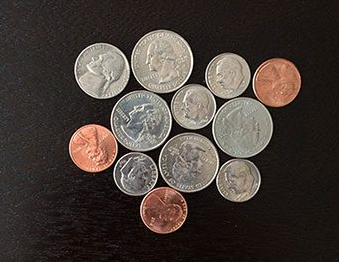
#> input picture app/segmentation/watershed test/coins4.png, 339 x 262 px
$ python watershed_gpt.py
#> lines starting #> are read from the running program, lines starting #| are printed output that depends on the picture; after the words box and inside, x2 and y2 are one past the last pixel; in counts of white or black regions, pixels touching at a corner belong together
import cv2
import matplotlib.pyplot as plt
import numpy as np

# Lê a imagem
image = cv2.imread('coins4.png')
#> image is the input picture: shape (262, 339, 3); mean B, G, R 55.6, 60.9, 70.4
image_rgb = cv2.cvtColor(image, cv2.COLOR_BGR2RGB)

# Converte para escala de cinza
gray = cv2.cvtColor(image, cv2.COLOR_BGR2GRAY)

# Se o fundo for claro, inverter a imagem
if np.mean(gray) > 127:
    gray = cv2.bitwise_not(gray)

# Aplicar filtro Gaussiano para suavizar ruídos
blur = cv2.GaussianBlur(gray, (7, 7), 0)
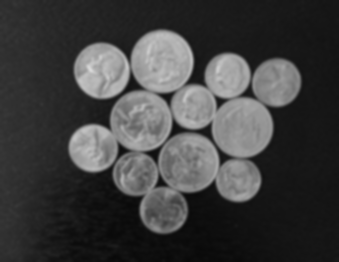
#> blur: shape (262, 339); min 8, max 217, mean 63.1

# Aplica limiarização de Otsu
_, binary = cv2.threshold(blur, 0, 255, cv2.THRESH_BINARY + cv2.THRESH_OTSU)
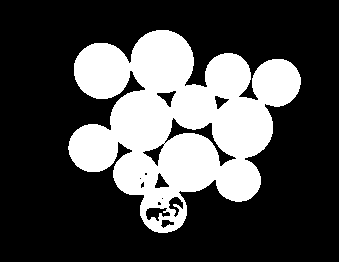
#> binary: shape (262, 339); 29.3% white; 1 white region, box (x1, y1, x2, y2) and area: (68, 30, 301, 233) 26046

# Remover pequenos ruídos com "closing" para fechar buracos
kernel = np.ones((3, 3), np.uint8)
cleaned = cv2.morphologyEx(binary, cv2.MORPH_CLOSE, kernel, iterations=2)
#> cleaned: shape (262, 339); 30.3% white; 1 white region, box (x1, y1, x2, y2) and area: (68, 30, 301, 233) 26882

# Determinar o fundo certo (dilatação)
sure_bg = cv2.dilate(cleaned, kernel, iterations=3)
#> sure_bg: shape (262, 339); 35.7% white; 1 white region, box (x1, y1, x2, y2) and area: (65, 27, 304, 236) 31720

# Encontrar os objetos no primeiro plano usando a transformada de distância
dist_transform = cv2.distanceTransform(cleaned, cv2.DIST_L2, 5)
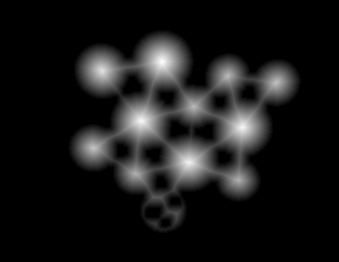
#> dist_transform: shape (262, 339) float32; min 0, max 31.17, mean 2.9; drawn with min black and max white
_, sure_fg = cv2.threshold(dist_transform, 0.5 * dist_transform.max(), 255, 0)  # Reduzido para separar melhor
#> sure_fg: shape (262, 339) float32; 5.6% white; 11 white regions, largest, box (x1, y1, x2, y2) and area: (144, 45, 179, 79) 878, (124, 105, 158, 139) 827, (226, 111, 258, 145) 779

# Definir áreas desconhecidas
sure_fg = np.uint8(sure_fg)
unknown = cv2.subtract(sure_bg, sure_fg)
#> unknown: shape (262, 339); 30.1% white; 1 white region, box (x1, y1, x2, y2) and area: (65, 27, 304, 236) 26759

# Exibe pré-processamento
fig, axes = plt.subplots(2, 3, figsize=(18, 6))
axes[0, 0].imshow(image_rgb)
axes[0, 0].set_title("Imagem Original")
axes[0, 0].axis("off")

axes[0, 1].imshow(gray, cmap='gray')
axes[0, 1].set_title("Escala de Cinza")
axes[0, 1].axis("off")

axes[0, 2].imshow(binary, cmap='gray')
axes[0, 2].set_title("Imagem Binarizada (Otsu)")
axes[0, 2].axis("off")

axes[1, 0].imshow(sure_bg, cmap='gray')
axes[1, 0].set_title("Fundo Certo")
axes[1, 0].axis("off")

axes[1, 1].imshow(dist_transform, cmap='gray')
axes[1, 1].set_title("Transformada de Distância")
axes[1, 1].axis("off")

axes[1, 2].imshow(sure_fg, cmap='gray')
axes[1, 2].set_title("Primeiro Plano Certo")
axes[1, 2].axis("off")

plt.tight_layout()
plt.show()

# Criar marcadores para Watershed
ret, markers = cv2.connectedComponents(sure_fg)
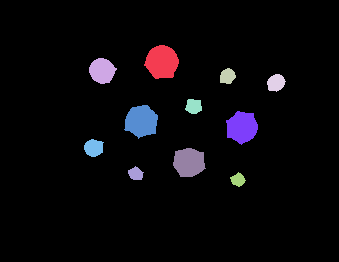
#> markers: shape (262, 339) int32; 12 distinct labels, from 0 to 11; one colour per label, 0 black
#> ret = 12
markers = markers + 1  # Evita que o fundo seja 0
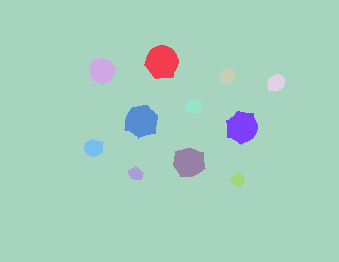
#> markers: shape (262, 339) int32; 12 distinct labels, from 1 to 12; one colour per label, 0 black
markers[unknown == 255] = 0  # Define a área desconhecida como 0
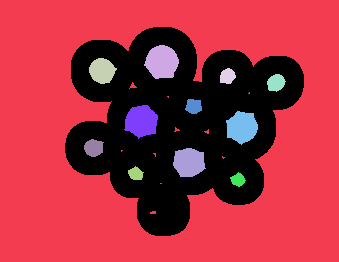
#> markers: shape (262, 339) int32; 13 distinct labels, from 0 to 12; one colour per label, 0 black

# Aplicar Watershed
cv2.watershed(image, markers)

# Criar imagem segmentada colorida
segmented = np.zeros_like(image_rgb)
for marker in np.unique(markers):
    if marker == -1:
        segmented[markers == marker] = [255, 0, 0]  # Bordas em vermelho
    elif marker == 1:
        segmented[markers == marker] = [0, 0, 0]    # Fundo em preto
    else:
        color = np.random.randint(0, 255, size=3)   # Cores aleatórias
        segmented[markers == marker] = color
#> this loop made 13 passes
#> color on passes 3 to 13: [172, 47, 117], [192, 67, 251], [195, 103, 9], [211, 21, 242], [36, 87, 70], [216, 88, 140], [58, 193, 230], [39, 87, 174], [88, 81, 165], [25, 77, 72], [9, 148, 115]
#> marker on pass 1: -1
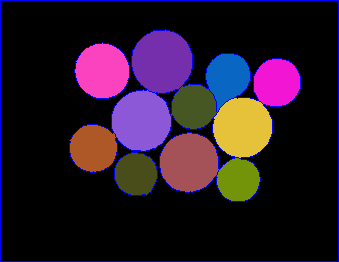
#> segmented: shape (262, 339, 3); mean of channels 0, 1, 2 39.7, 23.8, 39.7; drawn as B, G, R

# Exibir resultados
fig, axes = plt.subplots(1, 2, figsize=(16, 6))
axes[0].imshow(image_rgb)
axes[0].set_title("Imagem Original")
axes[0].axis("off")

axes[1].imshow(segmented)
axes[1].set_title("Segmentação Watershed")
axes[1].axis("off")

plt.show()

$ run again, with app/segmentation/watershed test/coins2.png copied over app/segmentation/watershed test/coins4.png
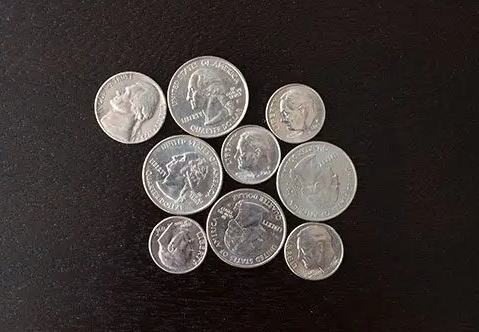
#> input picture app/segmentation/watershed test/coins2.png, 479 x 332 px
#> image is the input picture: shape (332, 479, 3); mean B, G, R 54.1, 56, 63
#> binary: shape (332, 479); 22.6% white; 1 white region, box (x1, y1, x2, y2) and area: (93, 56, 357, 280) 36004
#> cleaned: shape (332, 479); 23% white; 1 white region, box (x1, y1, x2, y2) and area: (93, 56, 357, 280) 36608
#> sure_bg: shape (332, 479); 26.5% white; 1 white region, box (x1, y1, x2, y2) and area: (90, 53, 360, 283) 42145
#> unknown: shape (332, 479); 21.7% white; 1 white region, box (x1, y1, x2, y2) and area: (90, 53, 360, 283) 34518
#> ret = 10
#> `markers[unknown == 255] = 0`:
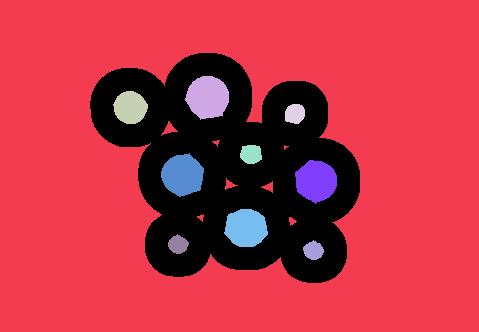
#> markers: shape (332, 479) int32; 11 distinct labels, from 0 to 10; one colour per label, 0 black
#> the loop `for marker in np.unique(markers):` made 11 passes
#> color on passes 3 to 10: [172, 47, 117], [192, 67, 251], [195, 103, 9], [211, 21, 242], [36, 87, 70], [216, 88, 140], [58, 193, 230], [39, 87, 174]
#> after the loop `for marker in np.unique(markers):`:
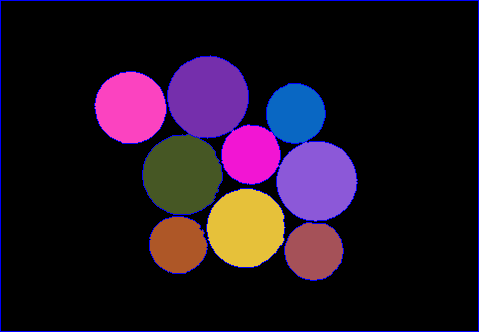
#> segmented: shape (332, 479, 3); mean of channels 0, 1, 2 34.1, 19.1, 33; drawn as B, G, R

$ run again, with app/segmentation/watershed test/coins3.png copied over app/segmentation/watershed test/coins4.png
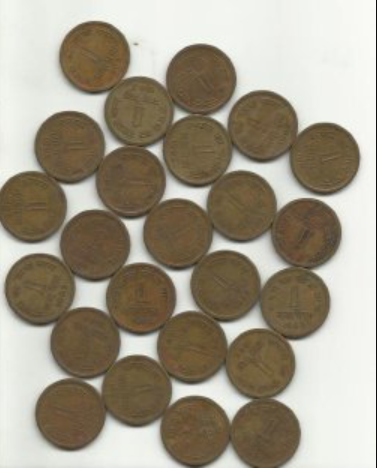
#> input picture app/segmentation/watershed test/coins3.png, 377 x 468 px
#> image is the input picture: shape (468, 377, 3); mean B, G, R 135.6, 152.4, 160.7
#> binary: shape (468, 377); 56.6% white; 15 black regions, largest, box (x1, y1, x2, y2) and area: (0, 0, 377, 468) 55886, (0, 226, 182, 468) 12041, (172, 373, 249, 420) 1445
#> cleaned: shape (468, 377); 56.9% white; 18 black regions, largest, box (x1, y1, x2, y2) and area: (0, 0, 377, 468) 53794, (0, 228, 180, 468) 12009, (230, 155, 309, 207) 1560
#> sure_bg: shape (468, 377); 63.7% white; 18 black regions (4 under 20 px), largest, box (x1, y1, x2, y2) and area: (0, 0, 377, 468) 49492, (0, 233, 175, 468) 9958, (234, 159, 303, 202) 773
#> unknown: shape (468, 377); 47.2% white; 1 white region, box (x1, y1, x2, y2) and area: (0, 18, 363, 468) 83200
#> ret = 25
#> the loop `for marker in np.unique(markers):` made 26 passes
#> color on passes 3 to 10: [172, 47, 117], [192, 67, 251], [195, 103, 9], [211, 21, 242], [36, 87, 70], [216, 88, 140], [58, 193, 230], [39, 87, 174]
#> after the loop `for marker in np.unique(markers):`:
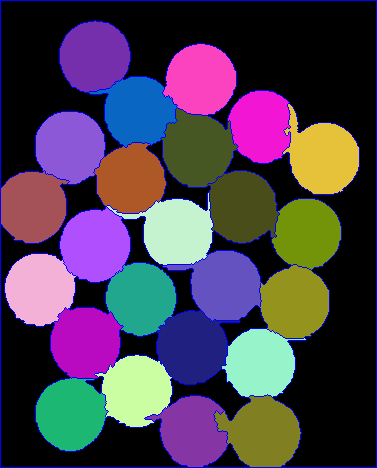
#> segmented: shape (468, 377, 3); mean of channels 0, 1, 2 81.2, 62.1, 73.6; drawn as B, G, R
